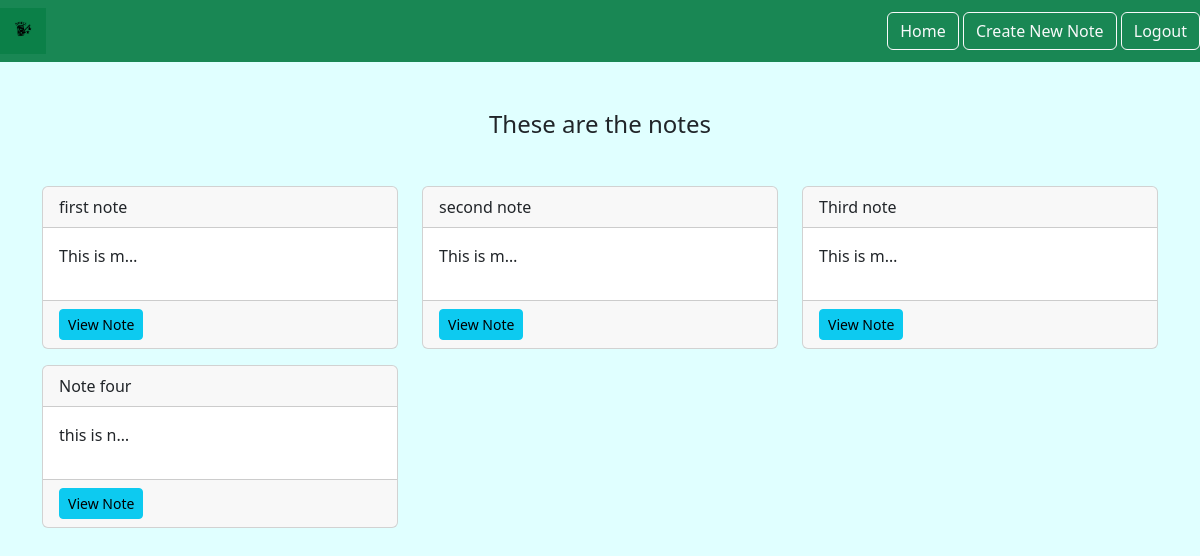
Page /smart/notes/ (signed in) on the earlier database version.
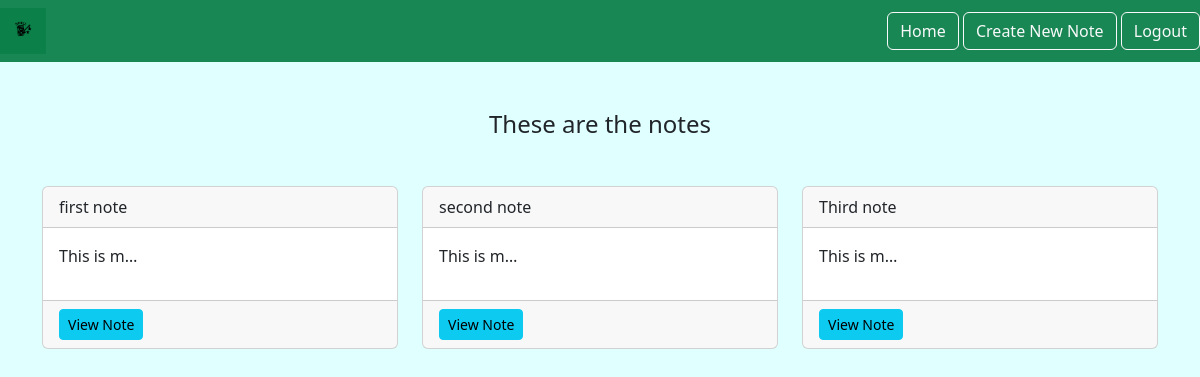
Same page on the later database version.
### notes/models.py (models this page shows)
class Notes(models.Model):
    title = models.CharField(max_length=200)
    text = models.TextField()
    created = models.DateTimeField(auto_now_add=True)
    user = models.ForeignKey(User, on_delete=models.CASCADE, related_name='notes')

### notes/views.py (the view)
# urls.py: path('notes/', views.NotesListView.as_view(), name="notes.list"),
class NotesListView(LoginRequiredMixin,ListView):
    model = Notes
    context_object_name = "notes"
    login_url = "/login"
    def get_queryset(self):
        return self.request.user.notes.all()

### notes/templates/notes/notes_list.html
{% extends 'base.html' %}
{% load static %}
{% block content%}
<div class="row">
    <div class="col">
      <div class="notes_list_heading text-center mb-5">
        <h1 class="fs-4">These are the notes </h1>
      </div>
    </div>
</div>
<div class="row">
    {% for note in notes %}
       <div class="col-md-4">
         <div class="card mb-3">
            <div class="card-header">{{note.title}}</div>
            <div class="card-body">
                <p>{{note.text | truncatechars:10}}</p>
            </div>
            <div class="card-footer">
                <a href="{% url 'notes.detail' pk=note.id %}" class="btn btn-info btn-sm">View Note</a>
            </div>
         </div>
       </div>
    {% endfor %}
</div>
{% endblock %}

### static/templates/base.html (shortened to what this page needs)
{% load static %}
<!DOCTYPE html>
<html lang="en">
<head>
    <link rel="stylesheet" href="{% static 'css/style.css'%}" type="text/css">
    <link href="https://cdn.jsdelivr.net/npm/bootstrap@5.3.3/dist/css/bootstrap.min.css" rel="stylesheet">
</head>
<body>
     <nav class="navbar navbar-success bg-success">
      <img src="{% static 'C:\Users\CSS\Desktop\D_p\mysite\static\templates\notes.png'  %}" width="45.5" height="45.5">
        <div class="ms-auto">
          {% if user.is_authenticated %}
              <a href="{% url 'notes.list' %}" class="btn btn-outline-light" >Home</a>
              <a href="{% url 'notes.new' %}" class="btn btn-outline-light">Create New Note</a>
              <a href="{% url 'logout' %}" class="btn btn-outline-light">Logout</a>
          {% else %}
              <a href="{% url 'login' %}" class="btn btn-outline-light">Login</a>
              <a href="{% url 'signup' %}" class="btn btn-outline-light">Signup</a>
          {% endif %}
        </div>
     </nav>
     <div class="container my-5">
      {% block content%}
      {% endblock %}
     </div>
</body>
</html>

### static/css/style.css (style rules this page uses)
body { position:relative }

### static/templates/base.html (style rules this page uses)
body { background-color: lightcyan; }

Differences in the rows shown:
removed Notes: title "Note four", text "this is n…"
